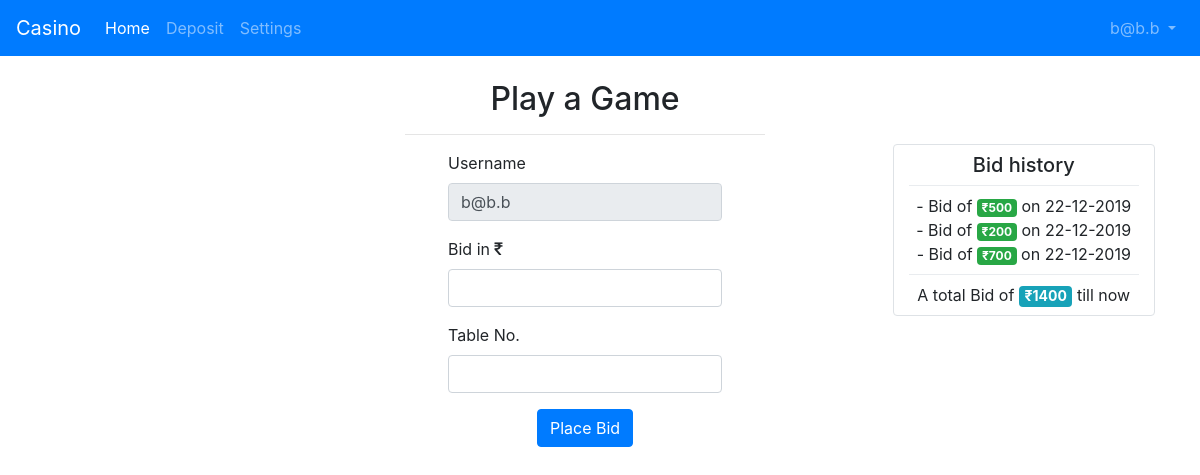
Page /casino-gaming/user/home.php (signed in) on the committed database.
### tables this page shows
CREATE TABLE `game_data` (
  `game_id` int(255) NOT NULL,
  `admin_id` int(255) UNSIGNED DEFAULT NULL,
  `user_id` int(255) UNSIGNED DEFAULT NULL,
  `table_no` int(255) NOT NULL,
  `bid` int(255) DEFAULT NULL,
  `created_at` date DEFAULT NULL
);

### casino-gaming/user/home.php (the view, shortened to what this page needs)
<?php include 'layouts/header.php';
	$email = $_SESSION['casino_user'];
		?>
<section>
	<div class="container-fluid row mt-4">
		<div class="col-md-3">
		</div>
		<div class="col-md-6 mx-auto">
			<center><h2>Play a Game</h2></center>
			<HR width=65%>
			<div class="row justify-content-center">
				<form action="process/playProcess.php" method="POST">
					<div class="form-group">
						<label for="name" class="form-label">Username</label>
						<input type="text" name="name" id="name" value="<?php echo $_SESSION['casino_user']; ?>" class="form-control" title="You are logged in as <?php echo $_SESSION['casino_user']; ?>" disabled>
					</div>
					<div class="form-group">
						<label for="bid" class="form-label">Bid in <i class="fa fa-rupee"></i></label>
						<input type="text" name="bid" id="bid" class="form-control" required>
					</div>
					<div class="form-group">
						<label for="tableNo" class="form-label">Table No.</label>
						<input type="text" name="tableNo" id="tableNo" class="form-control" required>
					</div>
					<div class="row justify-content-center">
						<button type="submit" name="bidBtn" id="bidBtn" class="btn btn-primary">Place Bid</button>
					</div>
				</form>
			</div>
		</div>
		<div class="col-md-3 justify-content-center text-center pt-3 mt-5">
			<div class="col-md-12 border rounded mx-auto py-2">
			<h5>Bid history</h5>
			<HR class="dropdown-divider">
			<?php
				$fire=mysqli_query($conn,"SELECT id FROM user_logins WHERE username= '$email'")or die(mysqli_error($conn));
				$id = mysqli_fetch_array($fire);
				$fire = mysqli_query($conn,"SELECT * FROM game_data WHERE user_id= '$id[0]'")or die(mysqli_error($conn));
				if (mysqli_num_rows($fire)==0 && ($deposit['deposit'] == NULL)) {
					echo '<h6 class="text-secondary">No bigs yet,<br>your all bids are shown here..</h6>';
				}
				else{
					$deposit = mysqli_fetch_assoc(mysqli_query($conn,"SELECT deposit FROM user_details WHERE id= '$id[0]'"));
					if (($deposit['deposit'] >= 0) && (mysqli_num_rows($fire)==0)) {
						echo '<span class="text-success">Your all bids are recovered, you can make more bids...</span>';
					}
					else{
					while ($results = mysqli_fetch_assoc($fire)) { ?>
						- Bid of <span class='badge badge-success'>₹<?php echo $results['bid']; ?></span> on <?php echo date("d-m-Y", strtotime($results['created_at']) ); ?><br>
					<?php
					}
					$totalBid = mysqli_fetch_assoc(mysqli_query($conn,"SELECT SUM(bid) FROM game_data WHERE user_id= '$id[0]'"));
					?>
					<div class="dropdown-divider"></div>
					A total Bid of <span class='badge badge-info font-14'>₹<?php echo $totalBid['SUM(bid)']; ?></span> till now<br>
					<?php
					}
				}
			?>
			</div>
		</div>
	</div>
</section>
			<?php
include 'layouts/footer.php'; ?>

### casino-gaming/user/layouts/header.php (style rules this page uses)
.font-14 { font-size: 14px!important; }

### rows in the picture
game_data: bid "500", created_at "22-12-2019"
game_data: bid "200", created_at "22-12-2019"
game_data: bid "700", created_at "22-12-2019"

### other values in the picture
$_SESSION['casino_user'] "b@b.b"
$totalBid['SUM(bid)'] "1400"
